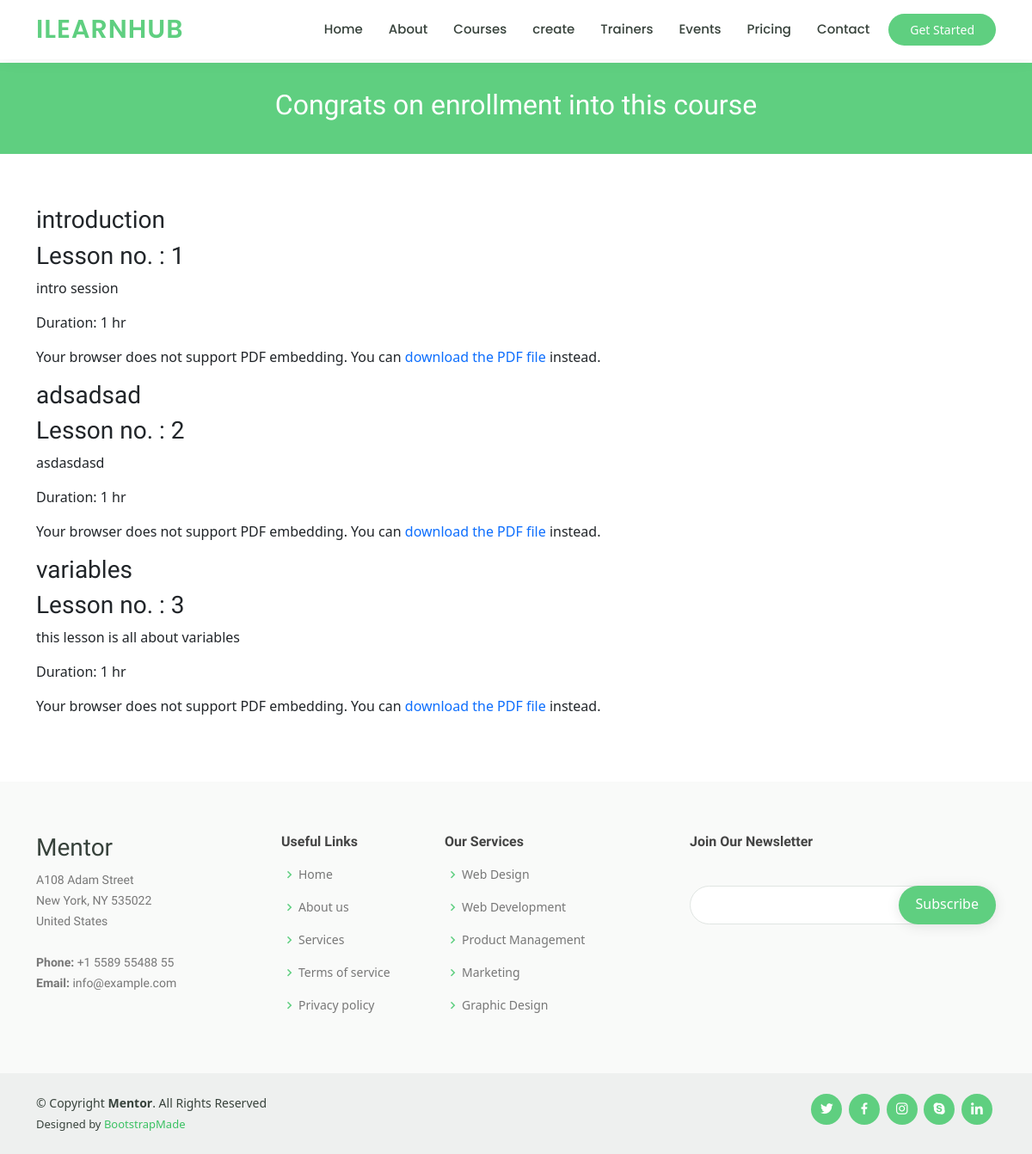
Page /enroll/7/ (signed in) on the committed database.
### learning/models.py (models this page shows, shortened)
class Lesson(models.Model):
    LessonID = models.AutoField(primary_key=True)
    title = models.CharField(max_length=100)  # Lesson title
    content = models.TextField()  # Lesson content
    duration = models.IntegerField()  # Duration of the lesson
    order = models.IntegerField()  # Order of the lesson within the course
    resources = models.FileField(upload_to='lesson_resources/files', default="", null=True)  # File resources for additional lesson resources
    CourseID = models.ForeignKey(Course, to_field='CourseID', on_delete=models.CASCADE)  # Course associated with the lesson

### learning/views.py (the view)
# urls.py: path('enroll/<int:course_id>/', views.enroll, name='enroll'),
@login_required
def enroll(request, course_id):
    if request.method == 'POST':
        user = request.user
        if not user.is_authenticated:
            return JsonResponse({'enrollment_status': 'failure', 'message': 'User is not logged in.'})
        else:
            course = get_object_or_404(Course, CourseID=course_id)
            if course.price == 0:
                if course.Enrollment is None:
                    course.Enrollment = 1
                else:
                    course.Enrollment += 1
                course.save()
                return JsonResponse({'enrollment_status': 'success', 'message': 'Enrollment successful.'})
            else:
                return JsonResponse({'enrollment_status': 'failure', 'message': 'Course is not free.'})
    else:
        course = get_object_or_404(Course, CourseID=course_id)
        lessons = course.lesson_set.all()
        return render(request, 'learning/enroll.html', {'course': course, 'lessons': lessons})

### learning/templates/learning/enroll.html (shortened to what this page needs)
<!DOCTYPE html>
<html lang="en">
<head>
  <link href="https://cdn.jsdelivr.net/npm/bootstrap@5.2.1/dist/css/bootstrap.min.css" rel="stylesheet">
  {% load static %}
  <link rel="stylesheet" href="{% static '/final.css' %}">
  <link href="{% static 'vendor/animate.css/animate.min.css'%}" rel="stylesheet">
  <link href="{% static  'vendor/aos/aos.css' %}" rel="stylesheet">
  <link href="{% static 'vendor/bootstrap/css/bootstrap.min.css' %}" rel="stylesheet">
  <link href="{% static  'vendor/bootstrap-icons/bootstrap-icons.css' %}" rel="stylesheet">
  <link href="{% static 'vendor/boxicons/css/boxicons.min.css' %}" rel="stylesheet">
  <link href="{% static 'vendor/remixicon/remixicon.css' %}" rel="stylesheet">
  <link href="{% static 'vendor/swiper/swiper-bundle.min.css' %}" rel="stylesheet">
</head>
<body>
  <header id="header" class="fixed-top">
    <div class="container d-flex align-items-center">
      <h1 class="logo me-auto"><a href="/">ILearnHub</a></h1>
      <nav id="navbar" class="navbar order-last order-lg-0">
        <ul>
          <li><a  href="/">Home</a></li>
          <li><a href="/about">About</a></li>
          <li><a  href="/courses">Courses</a></li>
          <li><a  href="/create">create</a></li>
          <li><a href="/trainers">Trainers</a></li>
          <li><a href="/events">Events</a></li>
          <li><a href="/pricing">Pricing</a></li>
          <li><a href="/contact">Contact</a></li>
        </ul>
      </nav>
      <a href="/courses" class="get-started-btn">Get Started</a>
</div>
  </header>
  <main id="main">
    <div class="breadcrumbs" data-aos="fade-in">
      <div class="container">
        <h2>Congrats on enrollment into this course </h2>
      </div>
    </div>
    <section class="lesson">
      <div class="container">
        <div class="row">
          <div class="col-lg-12">
            <ul class="list-unstyled">
              {% for lesson in lessons %}
                <li class="lesson-item" data-pdf-url="{{ lesson.resources.url }}">
                  <h3>{{ lesson.title }}</h3>
                  <h3>Lesson no. : {{ lesson.order }}</h3>
                  <p>{{ lesson.content }}</p>
                  <p>Duration: {{ lesson.duration }} hr</p>
                  {% if lesson.resources %}
                  <div class="pdf-dialog" >
                    <object class="pdf-viewer" data="{{ lesson.resources.url }}" type="application/pdf">
                      <p>Your browser does not support PDF embedding. You can <a href="{{ lesson.resources.url }}">download the PDF file</a> instead.</p>
                    </object>
                  </div>
                  {% endif %}
                </li>
              {% endfor %}
            </ul>
          </div>
        </div>
      </div>
    </section>
  </main>
  <footer id="footer">
    <div class="footer-top">
      <div class="container">
        <div class="row">
          <div class="col-lg-3 col-md-6 footer-contact">
            <h3>Mentor</h3>
            <p>
              A108 Adam Street <br>
              New York, NY 535022<br>
              United States <br><br>
              <strong>Phone:</strong> +1 5589 55488 55<br>
              <strong>Email:</strong> info@example.com<br>
            </p>
          </div>
          <div class="col-lg-2 col-md-6 footer-links">
            <h4>Useful Links</h4>
            <ul>
              <li><i class="bx bx-chevron-right"></i> <a href="#">Home</a></li>
              <li><i class="bx bx-chevron-right"></i> <a href="#">About us</a></li>
              <li><i class="bx bx-chevron-right"></i> <a href="#">Services</a></li>
              <li><i class="bx bx-chevron-right"></i> <a href="#">Terms of service</a></li>
              <li><i class="bx bx-chevron-right"></i> <a href="#">Privacy policy</a></li>
            </ul>
          </div>
          <div class="col-lg-3 col-md-6 footer-links">
            <h4>Our Services</h4>
            <ul>
              <li><i class="bx bx-chevron-right"></i> <a href="#">Web Design</a></li>
              <li><i class="bx bx-chevron-right"></i> <a href="#">Web Development</a></li>
              <li><i class="bx bx-chevron-right"></i> <a href="#">Product Management</a></li>
              <li><i class="bx bx-chevron-right"></i> <a href="#">Marketing</a></li>
              <li><i class="bx bx-chevron-right"></i> <a href="#">Graphic Design</a></li>
            </ul>
          </div>
          <div class="col-lg-4 col-md-6 footer-newsletter">
            <h4>Join Our Newsletter</h4>
            <form action="/" method="post">
              <input type="email" name="email"><input type="submit" value="Subscribe">
            </form>
          </div>
        </div>
      </div>
    </div>
    <div class="container d-md-flex py-4">
      <div class="me-md-auto text-center text-md-start">
        <div class="copyright">
          &copy; Copyright <strong><span>Mentor</span></strong>. All Rights Reserved
        </div>
        <div class="credits">
          Designed by <a href="https://bootstrapmade.com/">BootstrapMade</a>
        </div>
      </div>
      <div class="social-links text-center text-md-right pt-3 pt-md-0">
        <a href="#" class="twitter"><i class="bx bxl-twitter"></i></a>
        <a href="#" class="facebook"><i class="bx bxl-facebook"></i></a>
        <a href="#" class="instagram"><i class="bx bxl-instagram"></i></a>
        <a href="#" class="google-plus"><i class="bx bxl-skype"></i></a>
        <a href="#" class="linkedin"><i class="bx bxl-linkedin"></i></a>
      </div>
    </div>
  </footer>
</body>
</html>

### learning/static/final.css (style rules this page uses)
body { font-family: "Open Sans", sans-serif; color: #444444; }
a { color: #5fcf80; text-decoration: none !important; }
h1, h2, h3, h4, h5, h6 { font-family: "Raleway", sans-serif; }
#header { background: #fff; transition: all 0.5s; z-index: 997; padding: 5px 0; box-shadow: 0px 0 18px rgba(55, 66, 59, 0.08); }
#header .logo { font-size: 30px; margin: 0; padding: 0; line-height: 1; font-weight: 600; letter-spacing: 1px; text-transform: uppercase; font-family: "Poppins", sans-serif; }
#header .logo a { color: #5fcf80; }
.get-started-btn { margin-left: 22px; background: #5fcf80; color: #fff; border-radius: 50px; padding: 8px 25px; white-space: nowrap; transition: 0.3s; font-size: 14px; display: inline-block; }
.navbar { padding: 0; }
.navbar ul { margin: 0; padding: 0; display: flex; list-style: none; align-items: center; }
.navbar li { position: relative; }
.navbar a, .navbar a:focus { display: flex; align-items: center; justify-content: space-between; padding: 10px 0 10px 30px; font-family: "Poppins", sans-serif; font-size: 15px; font-weight: 500; color: #37423b; white-space: nowrap; transition: 0.3s; }
section { padding: 60px 0; overflow: hidden; }
.breadcrumbs { margin-top: 73px; text-align: center; background: #5fcf80; padding: 30px 0; color: #fff; }
.breadcrumbs h2 { font-size: 32px; font-weight: 500; }
#footer { color: #37423b; font-size: 14px; background: #eef0ef; }
#footer .footer-top { padding: 60px 0 30px 0; background: #f9faf9; }
#footer .footer-top .footer-contact { margin-bottom: 30px; }
#footer .footer-top .footer-contact p { font-size: 14px; line-height: 24px; margin-bottom: 0; font-family: "Raleway", sans-serif; color: #777777; }
#footer .footer-top h4 { font-size: 16px; font-weight: bold; color: #444444; position: relative; padding-bottom: 12px; }
#footer .footer-top .footer-links { margin-bottom: 30px; }
#footer .footer-top .footer-links ul { list-style: none; padding: 0; margin: 0; }
#footer .footer-top .footer-links ul i { padding-right: 2px; color: #5fcf80; font-size: 18px; line-height: 1; }
#footer .footer-top .footer-links ul li { padding: 10px 0; display: flex; align-items: center; }
#footer .footer-top .footer-links ul li:first-child { padding-top: 0; }
#footer .footer-top .footer-links ul a { color: #777777; transition: 0.3s; display: inline-block; line-height: 1; }
#footer .footer-newsletter { font-size: 15px; }
#footer .footer-newsletter h4 { font-size: 16px; font-weight: bold; color: #444444; position: relative; padding-bottom: 12px; }
#footer .footer-newsletter form { margin-top: 30px; background: #fff; padding: 6px 10px; position: relative; border-radius: 50px; text-align: left; border: 1px solid #e0e5e2; }
#footer .footer-newsletter form input[type=email] { border: 0; padding: 4px 8px; width: calc(100% - 100px); }
#footer .footer-newsletter form input[type=submit] { position: absolute; top: -1px; right: -1px; bottom: -1px; border: 0; background: none; font-size: 16px; padding: 0 20px 2px 20px; background: #5fcf80; color: #fff; transition: 0.3s; border-radius: 50px; box-shadow: 0px 2px 15px rgba(0, 0, 0, 0.1); }
#footer .credits { padding-top: 5px; font-size: 13px; }
#footer .credits a { color: #3ac162; transition: 0.3s; }
#footer .social-links a { font-size: 18px; display: inline-block; background: #5fcf80; color: #fff; line-height: 1; padding: 8px 0; margin-right: 4px; border-radius: 50%; text-align: center; width: 36px; height: 36px; transition: 0.3s; }

### rows in the picture
Lesson: title "introduction", order "1", content "intro session", duration "1"
Lesson: title "adsadsad", order "2", content "asdasdasd", duration "1"
Lesson: title "variables", order "3", content "this lesson is all about variables", duration "1"
